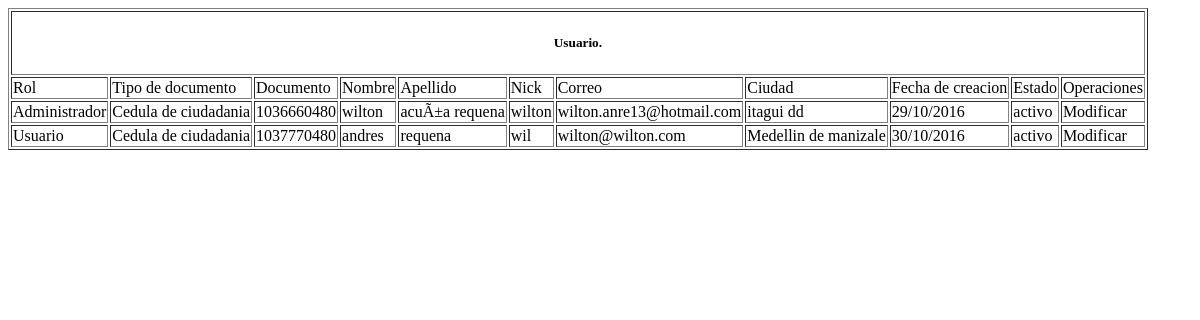
The app's page /Views/consultar_usuarios.php, older data.
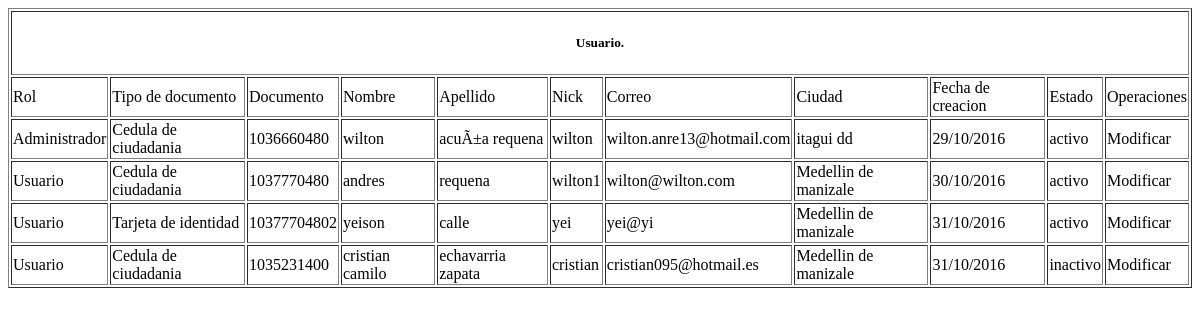
The same page, newer data.
### tables this page shows
CREATE TABLE `tbl_usuario` (
  `usu_cod` int(11) NOT NULL,
  `cod_rol` int(11) NOT NULL,
  `tipo_cod` int(11) NOT NULL,
  `usu_num_docum` varchar(20) NOT NULL,
  `usu_nom` varchar(80) NOT NULL,
  `usu_apell` varchar(80) NOT NULL,
  `usu_nick` varchar(50) NOT NULL,
  `usu_mail` varchar(100) NOT NULL,
  `usu_pass` varchar(250) NOT NULL,
  `usu_naci` varchar(10) NOT NULL,
  `photo` varchar(255) DEFAULT NULL,
  `usu_tel` int(11) NOT NULL,
  `usu_cel` int(11) NOT NULL,
  `ciu_cod` int(11) NOT NULL,
  `usu_dir` varchar(100) NOT NULL,
  `usu_esp_vive` varchar(250) DEFAULT NULL,
  `usu_fech` varchar(10) NOT NULL,
  `usu_estado` varchar(10) NOT NULL,
  `usu_keypass` varchar(50) NOT NULL,
  `usu_newpass` varchar(50) NOT NULL
);

CREATE TABLE `tbl_rol` (
  `cod_rol` int(11) NOT NULL,
  `nombre` varchar(15) NOT NULL
);

CREATE TABLE `tbl_tipodocumento` (
  `tipo_cod` int(11) NOT NULL,
  `tipo_documento` varchar(25) NOT NULL
);

CREATE TABLE `tbl_ciudad` (
  `ciu_cod` int(11) NOT NULL,
  `pais_cod` int(11) NOT NULL,
  `ciu_nom` varchar(70) NOT NULL
);

### Model/usuario.class.php (called while the page is built, shortened)
<?php
  class usuario{
  public static function mostrarusuario(){
    $pdo = ConexionBD::AbrirBD();
    $pdo->setAttribute(PDO::ATTR_ERRMODE,PDO::ERRMODE_EXCEPTION);
    $sql="select tbl_usuario.usu_cod, tbl_usuario.usu_num_docum, tbl_usuario.usu_nom, tbl_usuario.usu_apell, tbl_usuario.usu_nick,tbl_usuario.usu_mail, tbl_usuario.usu_pass, tbl_usuario.usu_naci, tbl_usuario.usu_tel, tbl_usuario.usu_cel, tbl_usuario.usu_dir,tbl_usuario.usu_fech, tbl_usuario.usu_estado, tbl_tipodocumento.tipo_documento, tbl_ciudad.ciu_nom, tbl_rol.nombre
            from tbl_usuario
            inner join tbl_tipodocumento
            on tbl_usuario.tipo_cod = tbl_tipodocumento.tipo_cod
            inner join tbl_ciudad
            on tbl_usuario.ciu_cod = tbl_ciudad.ciu_cod
            inner join tbl_rol
            on tbl_usuario.cod_rol = tbl_rol.cod_rol";
    $query= $pdo->prepare($sql);
    $query->execute();
    $result= $query->fetchALL(PDO::FETCH_BOTH);
    return $result;
  }
}
 ?>

### Views/consultar_usuarios.php (the view, shortened to what this page needs)
<?php
  require_once("../Model/usuario.class.php");
  $usuario = usuario::mostrarusuario();
 ?>
<!DOCTYPE html>
<html>
  <head>
  </head>
  <body>
    <div class="tablausuario">
      <section>
        <table border="1px">
          <thead>
            <th colspan="16"><center><h5>Usuario.</h5></center></th>
            <tr>
              <td>Rol</td>
              <td>Tipo de documento</td>
              <td>Documento</td>
              <td>Nombre</td>
              <td>Apellido</td>
              <td>Nick</td>
              <td>Correo</td>
              <td>Ciudad</td>
              <td>Fecha de creacion</td>
              <td>Estado</td>
              <td>Operaciones</td>
            </tr>
          </thead>
          <tbody>
               <?php foreach ($usuario as $bn): ?>
                 <tr>
                   <td><?php echo $bn['nombre']; ?></td>
                   <td><?php echo $bn['tipo_documento']; ?></td>
                   <td><?php echo $bn['usu_num_docum'];  ?></td>
                   <td><?php echo $bn['usu_nom'];        ?></td>
                   <td><?php echo $bn['usu_apell'];      ?></td>
                   <td><?php echo $bn['usu_nick'];       ?></td>
                   <td><?php echo $bn['usu_mail'];       ?></td>
                   <td><?php echo $bn['ciu_nom'];        ?></td>
                   <td><?php echo $bn['usu_fech'];       ?></td>
                   <td><?php echo $bn['usu_estado'];     ?></td>
                   <td>
                      <span style="cursor:pointer;" onclick="valida3(<?php echo $bn["usu_cod"]; ?>)">Modificar</span>
                   </td>
                 </tr>
              <?php endforeach ?>
          </tbody>
        </table>
      </section>
    </div>
  </body>
</html>

Row changes from the older to the newer data that the page shows:
changed tbl_usuario "andres": usu_nick "wil" → "wilton1"
added tbl_usuario: cod_rol.nombre "Usuario", tipo_cod.tipo_documento "Tarjeta de identidad", usu_num_docum "10377704802", usu_nom "yeison", usu_apell "calle", usu_nick "yei", usu_mail "yei@yi", ciu_cod.ciu_nom "Medellin de manizale", usu_fech "31/10/2016", usu_estado "activo"
added tbl_usuario: cod_rol.nombre "Usuario", tipo_cod.tipo_documento "Cedula de ciudadania", usu_num_docum "1035231400", usu_nom "cristian camilo", usu_apell "echavarria zapata", usu_nick "cristian", usu_mail "cristian095@hotmail.es", ciu_cod.ciu_nom "Medellin de manizale", usu_fech "31/10/2016", usu_estado "inactivo"
